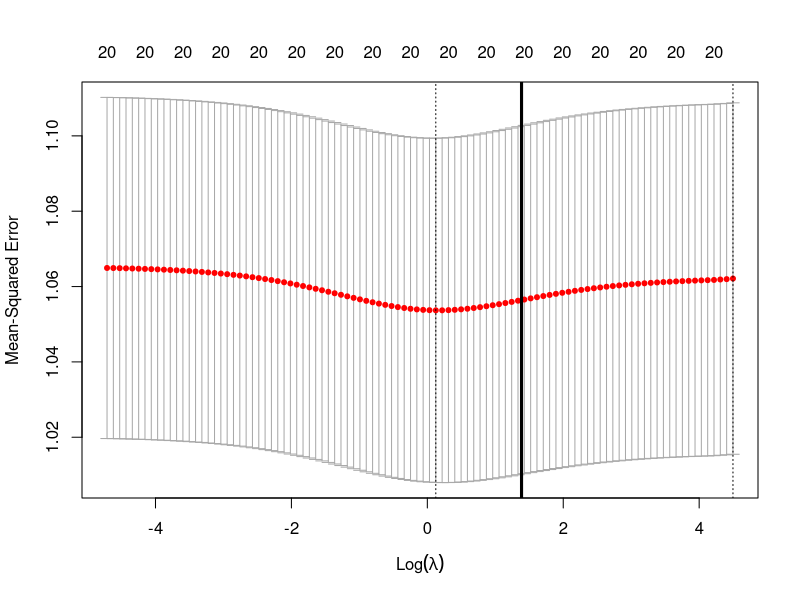

This chart was generated by the following R code:
library(glmnet)

n = 1000
p = 20

sigma = 1

x = matrix(rnorm(n*p), n, p)

## Orthogonalize matrix
SVD = svd(t(x) %*% x)
x = x %*% SVD$u %*% diag(1/sqrt(SVD$d))

## True regression coefficients
beta = rep(0.5, 20)

## center the outcome so that the intercept is zero
y = x %*% beta + rnorm(n, sd=sigma)
y = y - mean(y)

## Find CV curve for this data
fitCV = cv.glmnet(x = x, y = y, alpha = 0)
plot(fitCV)

trueLambda = p*sigma^2 / (t(beta) %*% beta)
abline(v=log(trueLambda), lwd=3)

## Now do a simulation to see how well CV does at finding optimal lambda
nSim = 200

## Store the lambda found by CV
estLambda = rep(NA, nSim)

## Error rates for each estimator
sqError = matrix(NA, nSim, 3)

for (ni in 1 : nSim) {
  if (ni %% 10 == 0) print(ni)
  n = 100
  p = 20
  
  sigma = 1
  
  x = matrix(rnorm(n*p), n, p)
  
  ## Orthogonalize matrix
  SVD = svd(t(x) %*% x)
  x = x %*% SVD$u %*% diag(1/sqrt(SVD$d))
  
  beta = rep(0.5, 20)
  
  ## Generate data
  y = x %*% beta + rnorm(n, sd=sigma)
  y = y - mean(y)
  
  ## Find CV curve
  fitCV = cv.glmnet(x = x, y = y, alpha = 0)

  trueLambda = p*sigma^2 / (t(beta) %*% beta)
  estLambda[ni] = fitCV$lambda.min
  
  ## Find MSE for model using CV based lambda estimate
  sqError[ni,1] = mean((coef(fitCV, s="lambda.min")[-1] - beta)^2)
  
  ## Using the known and optimal value of lambda (not feasible in practice)
  fitTrue = glmnet(x = x, y = y, alpha = 0, lambda=trueLambda)
  sqError[ni,2] = mean((coef(fitTrue)[-1] - beta)^2)
  
  ## Using OLS
  fitOLS = lm(y ~ x)
  sqError[ni,3] = mean((fitOLS$coefficients[-1] - beta)^2)
}

## Compare estimated lambdas to true optimal value
median(estLambda)
p*sigma^2 / (t(beta) %*% beta)

## How does each method do in terms of MSE?
apply(sqError, 2, mean, na.rm=TRUE)
